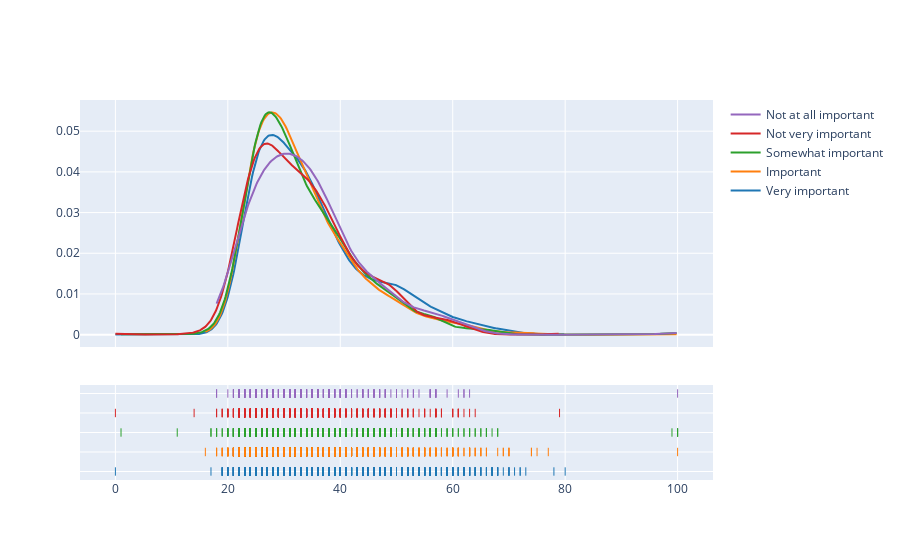

Here is the notebook cell this chart was saved with:
### Code cell
import plotly.offline as py
py.init_notebook_mode(connected=True)
import plotly.figure_factory as fig_fact

top_uni = mcq['UniversityImportance'].value_counts().head(5)
top_uni_dist = []
for uni in top_uni.index:
    top_uni_dist.append(
        mcq[(mcq['Age'].notnull()) & \
            (mcq['UniversityImportance'] == uni)]['Age'])

group_labels = top_uni.index

fig = fig_fact.create_distplot(
    top_uni_dist, group_labels, show_hist=False)
py.iplot(fig, filename='University Importance by Age')

### Figure 1 — Plotly figure (JSON) as saved in the notebook; plotly's stock layout.template omitted (floating-point values rounded to 4 significant figures; data arrays with more than 128 entries replaced by an {"elided": "..."} marker saying what was removed)
{"data": [{"legendgroup": "Very important", "marker": {"color": "rgb(31, 119, 180)"}, "mode": "lines", "name": "Very important", "showlegend": true, "type": "scatter", "x": {"elided": "500 float values"}, "xaxis": "x", "y": {"elided": "500 float values"}, "yaxis": "y"}, {"legendgroup": "Important", "marker": {"color": "rgb(255, 127, 14)"}, "mode": "lines", "name": "Important", "showlegend": true, "type": "scatter", "x": {"elided": "500 float values"}, "xaxis": "x", "y": {"elided": "500 float values"}, "yaxis": "y"}, {"legendgroup": "Somewhat important", "marker": {"color": "rgb(44, 160, 44)"}, "mode": "lines", "name": "Somewhat important", "showlegend": true, "type": "scatter", "x": {"elided": "500 float values"}, "xaxis": "x", "y": {"elided": "500 float values"}, "yaxis": "y"}, {"legendgroup": "Not very important", "marker": {"color": "rgb(214, 39, 40)"}, "mode": "lines", "name": "Not very important", "showlegend": true, "type": "scatter", "x": {"elided": "500 float values"}, "xaxis": "x", "y": {"elided": "500 float values"}, "yaxis": "y"}, {"legendgroup": "Not at all important", "marker": {"color": "rgb(148, 103, 189)"}, "mode": "lines", "name": "Not at all important", "showlegend": true, "type": "scatter", "x": {"elided": "500 float values"}, "xaxis": "x", "y": {"elided": "500 float values"}, "yaxis": "y"}, {"legendgroup": "Very important", "marker": {"color": "rgb(31, 119, 180)", "symbol": "line-ns-open"}, "mode": "markers", "name": "Very important", "showlegend": false, "type": "scatter", "x": {"elided": "2882 int values"}, "xaxis": "x", "y": {"elided": "2882 str values"}, "yaxis": "y2"}, {"legendgroup": "Important", "marker": {"color": "rgb(255, 127, 14)", "symbol": "line-ns-open"}, "mode": "markers", "name": "Important", "showlegend": false, "type": "scatter", "x": {"elided": "2313 int values"}, "xaxis": "x", "y": {"elided": "2313 str values"}, "yaxis": "y2"}, {"legendgroup": "Somewhat important", "marker": {"color": "rgb(44, 160, 44)", "symbol": "line-ns-open"}, "mode": "markers", "name": "Somewhat important", "showlegend": false, "type": "scatter", "x": {"elided": "1673 int values"}, "xaxis": "x", "y": {"elided": "1673 str values"}, "yaxis": "y2"}, {"legendgroup": "Not very important", "marker": {"color": "rgb(214, 39, 40)", "symbol": "line-ns-open"}, "mode": "markers", "name": "Not very important", "showlegend": false, "type": "scatter", "x": {"elided": "766 int values"}, "xaxis": "x", "y": {"elided": "766 str values"}, "yaxis": "y2"}, {"legendgroup": "Not at all important", "marker": {"color": "rgb(148, 103, 189)", "symbol": "line-ns-open"}, "mode": "markers", "name": "Not at all important", "showlegend": false, "type": "scatter", "x": {"elided": "310 int values"}, "xaxis": "x", "y": {"elided": "310 str values"}, "yaxis": "y2"}], "layout": {"barmode": "overlay", "hovermode": "closest", "legend": {"traceorder": "reversed"}, "xaxis": {"anchor": "y2", "domain": [0, 1], "zeroline": false}, "yaxis": {"anchor": "free", "domain": [0.35, 1], "position": 0}, "yaxis2": {"anchor": "x", "domain": [0, 0.25], "dtick": 1, "showticklabels": false}}}
